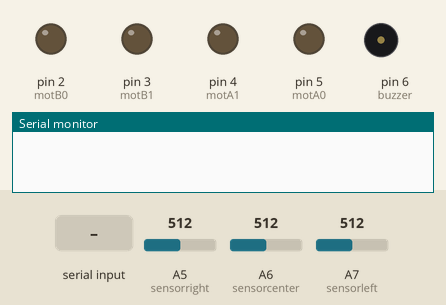
This sketch was run on a simulated Arduino Nano, built with avr-gcc and run on an emulated ATmega328P. On the bench: output pins drawn as LEDs (lit = HIGH), buzzer (waves = sounding, pin HIGH), the last lines printed to the serial monitor. The test bench sets the inputs (shaded band); at power-on: A5 (sensorright) = 512, A6 (sensorcenter) = 512, A7 (sensorleft) = 512.

Above: at 1.2 s.
1.3 s: "w" received over Serial
At 2.2 s:
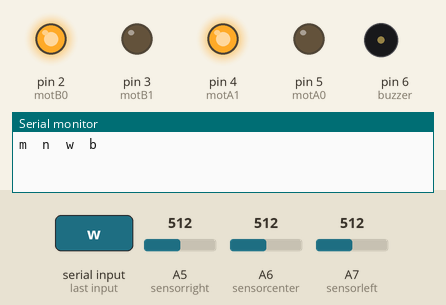
2.8 s: "d" received over Serial
At 3.3 s:
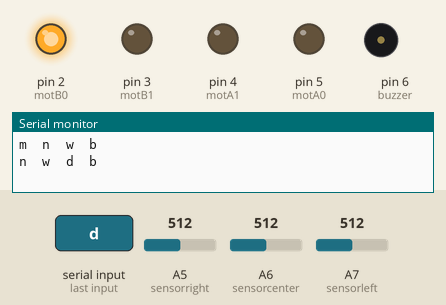
4.3 s: "a" received over Serial
At 5.5 s:
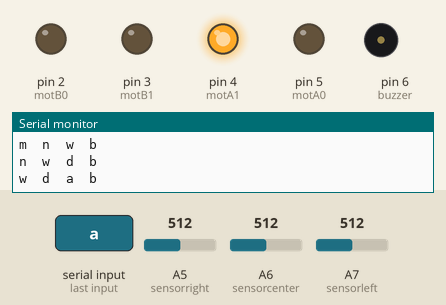
5.8 s: "s" received over Serial
At 6.8 s:
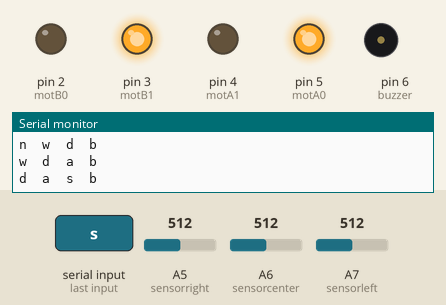
7.3 s: "d" received over Serial
At 7.9 s:
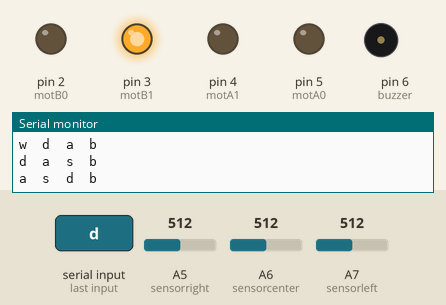
8.8 s: "g" received over Serial
At 9.1 s:
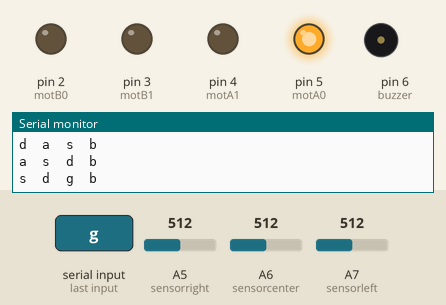
Timing chart, 0 to 11.3 s (numbered marks = the images above; inputs shaded):
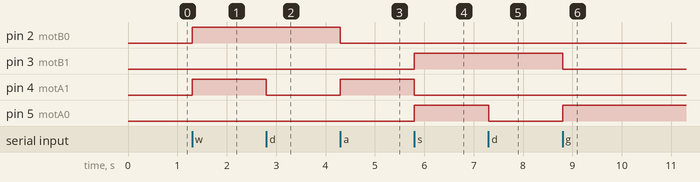

Measured:
- after the input at 1.3 s, pin 2 (motB0), pin 4 (motA1): LOW → HIGH at once
- after the input at 2.8 s, pin 4 (motA1): HIGH → LOW at once
- after the input at 4.3 s, pin 2 (motB0): HIGH → LOW at once; pin 4 (motA1): LOW → HIGH at once
- after the input at 5.8 s, pin 3 (motB1), pin 5 (motA0): LOW → HIGH at once; pin 4 (motA1): HIGH → LOW at once
- after the input at 7.3 s, pin 5 (motA0): HIGH → LOW at once
- after the input at 8.8 s, pin 3 (motB1): HIGH → LOW at once; pin 5 (motA0): LOW → HIGH at once

The sketch:

SumoRC.ino
```cpp
int motB0 = 2;
int motB1 = 3; //PWM
int motA1 = 4;
int motA0 = 5; //PWM

int sensorleft = A7;
int sensorcenter = A6;
int sensorright = A5;

long cont1 = 0;

int l1 = 0;
int l2 = 0;
int l3 = 0;

int f1 = 0;
int f2 = 0;
int f3 = 0;

int f4 = 0;
int f5 = 0;
int f6 = 0;

int buzzer = 6; //El pin al que se conecta el buzzer es el 6

int echo = 8;
int triger = 7;

int vel = 200;

char valorBoton;
char penultimo = 'n';
char antepenultimo = 'm';
char vali = 'b';

void setup()
{
Serial.begin(9600);
pinMode(motA0, OUTPUT);
pinMode(motA1, OUTPUT);
pinMode(motB0, OUTPUT);
pinMode(motB1, OUTPUT);
pinMode(buzzer, OUTPUT); // Pin 6 declarado como salida
pinMode(echo, INPUT);
pinMode(triger, OUTPUT);
digitalWrite(triger, LOW);

digitalWrite(motA0, LOW);
digitalWrite(motA1, LOW);
digitalWrite(motB0, LOW);
digitalWrite(motB1, LOW);

pinMode(sensorright, INPUT);
pinMode(sensorcenter, INPUT);
pinMode(sensorleft, INPUT);
}

void loop()
{
l3=analogRead(sensorleft);
l2=analogRead(sensorcenter);
l1=analogRead(sensorright);
      if(Serial.available() > 0)
      {
        valorBoton = Serial.read();
        if((antepenultimo == 'w' && penultimo == 'd' && valorBoton == 'h')
                  || (antepenultimo == 'w' && penultimo == 'a' && valorBoton == 'f'))//wdh o waf
        {
          vali = 'i';
          adelanter();
          penultimo = 'n';
          antepenultimo = 'm';
        }
        else if((antepenultimo == 's' && penultimo == 'd' && valorBoton == 'h')
                  || (antepenultimo == 's' && penultimo == 'a' && valorBoton == 'f'))//sdh o saf
        {
          vali = 'k';
          atras();
          penultimo = 'n';
          antepenultimo = 'm';
        }
        else if((antepenultimo == 'a' && penultimo == 'w' && valorBoton == 't')
                  || (antepenultimo == 'a' && penultimo == 's' && valorBoton == 'g'))//awt o asg
        {
          vali = 'j';
          izquierda();
          penultimo = 'n';
          antepenultimo = 'm';
        }
        else if((antepenultimo == 'd' && penultimo == 'w' && valorBoton == 't')
                  || (antepenultimo == 'd' && penultimo == 's' && valorBoton == 'g'))//dwt o dsg
        {
          vali = 'l';
          derecha();
          penultimo = 'n';
          antepenultimo = 'm';
        }
        else if(vali == 'i')//Validacion no se suelta adelante
        {
          adelanter();
          if(valorBoton == 't')
          {
            vali = 'b';
            alto();
          }
          else if(valorBoton == 'd') { //d
            derecha();
          }
          else if(valorBoton == 'a') { //a
            izquierda();
          }
        }
        else if(vali == 'k')//Validacion no se suelta atras
        {
          atras();
          if(valorBoton == 'g')
          {
            vali = 'b';
            alto();
          }
          else if(valorBoton == 'd') { //d
            atrasderecha();
          }
          else if(valorBoton == 'a') { //a
            atrasizquierda();
          }
        }
        else if(vali == 'j')//Validacion no se suelta izquierda
        {
          izquierda();
          if(valorBoton == 'f')
          {
            vali = 'b';
            alto();
          }
          else if(valorBoton == 'w') { //w
            izquierda();
          }
          else if(valorBoton == 'a') { //s
            atrasderecha();
          }
        }
        else if(vali == 'l')//Validacion no se suelta derecha
        {
          derecha();
          if(valorBoton == 'h')
          {
            vali = 'b';
            alto();
          }
          else if(valorBoton == 'w') { //w
            derecha();
          }
          else if(valorBoton == 'a') { //s
            atrasizquierda();
          }
        }

        //Combinaciones de dos botones:
        else if(valorBoton == 'w') { //w
          adelanter();
        }
        else if(valorBoton == 's') { //s
          atras();
        }
        else if(penultimo != 's' && valorBoton == 'a') { //a
          izquierda();
        }
        else if(penultimo != 's' && valorBoton == 'd') { //d
          derecha();
        }
        else if(penultimo == 'w' && valorBoton == 'a') { //wa
          izquierda();
        }
        else if(penultimo == 'w' && valorBoton == 'd') { //wd
          derecha();
        }
        else if(penultimo == 'w' && valorBoton == 'f') { //wf
          adelanter();
        }
        else if(penultimo == 'w' && valorBoton == 'h') { //wh
          adelanter();
        }
        else if(penultimo == 't' && valorBoton == 'a') { //ta
          izquierda();
        }
        else if(penultimo == 't' && valorBoton == 'd') { //td
          derecha();
        }
        else if(penultimo == 's' && valorBoton == 'a') { //sa
          atrasizquierda();
        }
        else if(penultimo == 's' && valorBoton == 'd') { //sd
          atrasderecha();
        }
        else if(penultimo == 's' && valorBoton == 'f') { //sf
          atras();
        }
        else if(penultimo == 's' && valorBoton == 'h') { //sh
          atras();
        }
        else if(penultimo == 'g' && valorBoton == 'a') { //ga
          atrasderecha();
        }
        else if(penultimo == 'g' && valorBoton == 'd') { //gd
          atrasizquierda();
        }
        //Espejo
        else if(penultimo == 'a' && valorBoton == 'w') { //aw
          izquierda();
        }
        else if(penultimo == 'd' && valorBoton == 'w') { //dw
          derecha();
        }
        else if(penultimo == 'f' && valorBoton == 'w') { //fw
          adelanter();
        }
        else if(penultimo == 'h' && valorBoton == 'w') { //hw
          adelanter();
        }
        else if(penultimo == 'a' && valorBoton == 't') { //at
          izquierda();
        }
        else if(penultimo == 'd' && valorBoton == 't') { //dt
          derecha();
        }
        else if(penultimo == 'a' && valorBoton == 's') { //as
          atrasderecha();
        }
        else if(penultimo == 'd' && valorBoton == 's') { //ds
          atrasizquierda();
        }
        else if(penultimo == 'f' && valorBoton == 's') { //fs
          atras();
        }
        else if(penultimo == 'h' && valorBoton == 's') { //hs
          atras();
        }
        else if(penultimo == 'a' && valorBoton == 'g') { //ag
          atrasderecha();
        }
        else if(penultimo == 'd' && valorBoton == 'g') { //dg
          atrasizquierda();
        }

        else {
          //Si se presionan más de dos botones o no se presionan los adecuados
          alto();
          penultimo = 'n';
          antepenultimo = 'm';

        }
        //Actualizar la penultimo

        Serial.print(antepenultimo);
        Serial.print("  ");
        Serial.print(penultimo);
        Serial.print("  ");
        Serial.print(valorBoton);
        Serial.print("  ");
        Serial.print(vali);
        Serial.println("  ");


        antepenultimo = penultimo;
        penultimo = valorBoton;
        /*if(valorBoton != penultimo) {
          penultimo = valorBoton;*/

      }
}

long distancia()
{
long t;
long d;

digitalWrite(triger, HIGH);
delayMicroseconds(10);
digitalWrite(triger, LOW);

t = pulseIn(echo, HIGH);
d = t / 59;
if (d <= 1 || d >= 25)
{
d = 1000;
}
delay(10);
return d;
}

void alto()
{
  digitalWrite(motA0, 0);
  digitalWrite(motA1, 0);//PWM
  digitalWrite(motB0, 0); //PWM
  digitalWrite(motB1, 0);
}

void atras()
{
  digitalWrite(motA0, 1);
  digitalWrite(motA1, 0); //PWM
  digitalWrite(motB1, 1); //PWM
  digitalWrite(motB0, 0);
}

void adelante()
{
  digitalWrite(motA1, 1);
  analogWrite(motA0, 50);  //PWM
  analogWrite(motB1, 50); //PWM
  digitalWrite(motB0, 1);
}

void adelanter()
{
  digitalWrite(motA1, 1);
  digitalWrite(motA0, 0);  //PWM
  digitalWrite(motB0, 1); //PWM
  digitalWrite(motB1, 0);
}

void adelantes()
{
  digitalWrite(motA1, 1);
  analogWrite(motA0, 80);  //PWM
  digitalWrite(motB0, 1); //PWM
  digitalWrite(motB1, 0);
}

void izquierda()
{
  digitalWrite(motA0, 0);
  digitalWrite(motA1, 1); //PWM
  digitalWrite(motB0, 0); //PWM
  digitalWrite(motB1, 0);
}

void derecha()
{
  digitalWrite(motA1,0);
  digitalWrite(motA0, 0); //PWM
  digitalWrite(motB0, 1); //PWM
  digitalWrite(motB1, 0);

}

void atrasderecha(){
  digitalWrite(motA0, 0);
  digitalWrite(motA1, 0); //PWM
  digitalWrite(motB0, 0); //PWM
  digitalWrite(motB1, 1);
}


void atrasizquierda(){
  digitalWrite(motA0, 1);
  digitalWrite(motA1, 0); //PWM
  digitalWrite(motB0, 0); //PWM
  digitalWrite(motB1, 0);
}
```
